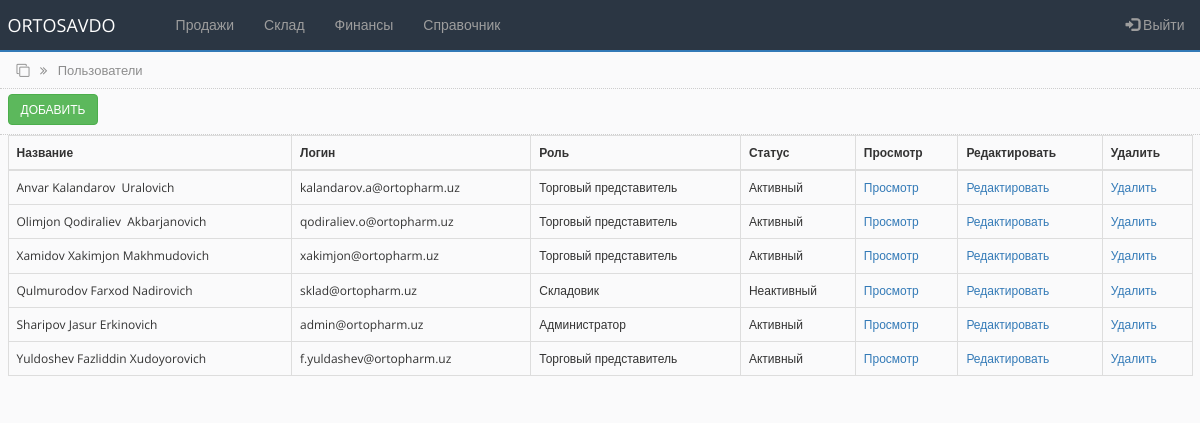
Page /users.php (signed in) on the earlier database version.
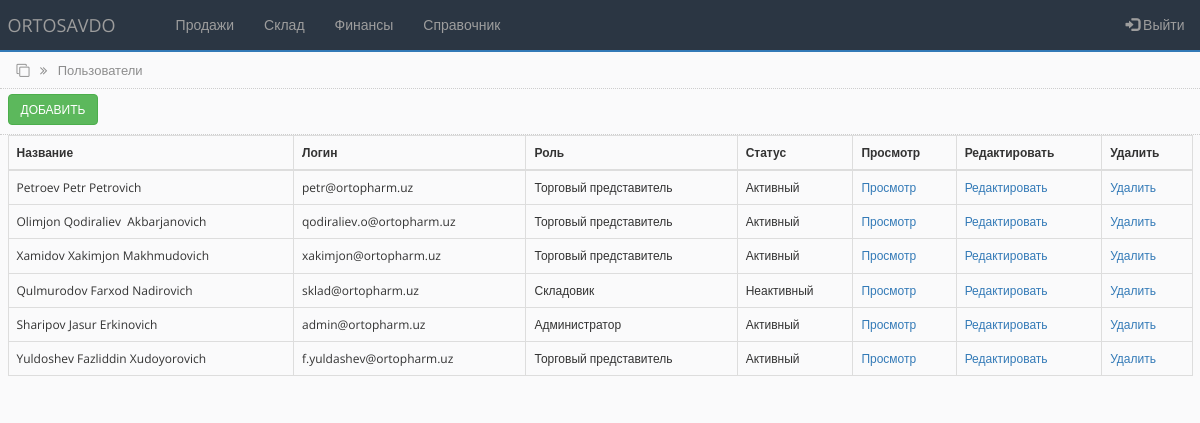
Same page on the later database version.
### tables this page shows
CREATE TABLE `users_tbl` (
  `id` int(100) NOT NULL,
  `name` varchar(255) NOT NULL,
  `surname` varchar(255) NOT NULL,
  `fathername` varchar(255) NOT NULL,
  `login` varchar(255) NOT NULL,
  `pass` varchar(255) NOT NULL,
  `role` varchar(255) NOT NULL,
  `status` varchar(255) NOT NULL
);

### users.php (the view, shortened to what this page needs)
<?php
include('settings.php');
$query = "SELECT * FROM users_tbl ORDER by id DESC";
$rs_result = mysqli_query ($connect, $query);
?>
<!DOCTYPE html>
<html lang="en">
<head>
    <link rel="stylesheet" href="https://maxcdn.bootstrapcdn.com/bootstrap/3.4.1/css/bootstrap.min.css">
    <link rel="stylesheet" href="https://cdnjs.cloudflare.com/ajax/libs/font-awesome/4.7.0/css/font-awesome.min.css">
    <link rel="stylesheet" href="css/bootstrap-grid.min.css">
    <link rel="stylesheet" href="css/style.css">
</head>
<body>
<?php include 'partSite/nav.php'; ?>
<div class="page_name">
    <div class="container-fluid">
        <i class="fa fa-clone" aria-hidden="true"></i>
        <i class="fa fa-angle-double-right right_cus"></i>
        <span class="right_cus">Пользователи</span>
    </div>
</div>
<div class="toolbar">
        <div class="container-fluid">
           <a href="add_user.php"> <button type="button" class="btn btn-success">Добавить</button> </a>
        </div>
</div>
<div class="all_table">
    <div class="container-fluid">
        <table class="table table-hover table-bordered">
        <thead>
            <tr>
            <th scope="col">Название</th>
            <th scope="col">Логин</th>
            <th scope="col">Роль</th>
            <th scope="col">Статус</th>
            <th scope="col">Просмотр</th>
            <th scope="col">Редактировать</th>
            <th scope="col">Удалить</th>
            </tr>
        </thead>
        <tbody>
<?php
    while ($row = mysqli_fetch_array($rs_result)) {
?>
    <tr>
        <td><?php echo $row["surname"]; ?>&nbsp;<?php echo $row["name"];?>&nbsp;<?php echo $row["fathername"]; ?></td>
        <td><?php echo $row["login"]; ?></td>
        <td><?php
            if ($row["role"]=='administrator') {
               echo "Администратор";
            }elseif ($row["role"]=='operator') {
               echo "Оператор";
            }elseif ($row["role"]=='sale') {
                echo "Торговый представитель";
             }elseif ($row["role"]=='storekeeper') {
                echo "Складовик";
             }
            ?></td>
        <td><?php
        if ($row["status"] == 1) {
            echo "Активный";
        }
        else {
            echo "Неактивный";
        }
        ?></td>
        <td><a href="#">Просмотр</a></td>
        <td><a href="#">Редактировать</a></td>
        <td><a href="#" onclick="return confirm('Удалить?')" role="button">Удалить</a></td>
    </tr>
<?php
    };
?>
        </tbody>
        </table>
    </div>
</div>
</body>
</html>

### partSite/nav.php (shortened to what this page needs)
<nav class="navbar navbar-inverse navbar-custom">
  <div class="container-fluid">
    <div class="navbar-header">
      <a class="navbar-brand" href="main.php">ORTOSAVDO</a>
    </div>
    <ul class="nav navbar-nav">
      <li><a href="#"></a></li>
      <li class="dropdown">
        <a class="dropdown-toggle" data-toggle="dropdown" href="#">Продажи</a>
      </li>
      <li class="dropdown">
        <a class="dropdown-toggle" data-toggle="dropdown" href="#">Склад</a>
      </li>
      <li class="dropdown">
        <a class="dropdown-toggle" data-toggle="dropdown" href="#">Финансы</a>
      </li>
      <li class="dropdown">
        <a class="dropdown-toggle" data-toggle="dropdown" href="#">Справочник</a>
      </li>
    </ul>
    <ul class="nav navbar-nav navbar-right r15" data-toggle="modal" data-target="#exampleModal">
      <li><a href="#"><span class="glyphicon glyphicon-log-in"></span> Выйти</a></li>
    </ul>
  </div>
</nav>

Differences in the rows shown:
removed users_tbl: surname "Anvar", name "Kalandarov", fathername "Uralovich", login "kalandarov.a@ortopharm.uz", role "Торговый представитель", status "Активный"
added users_tbl: surname "Petroev", name "Petr", fathername "Petrovich", login "petr@ortopharm.uz", role "Торговый представитель", status "Активный"
